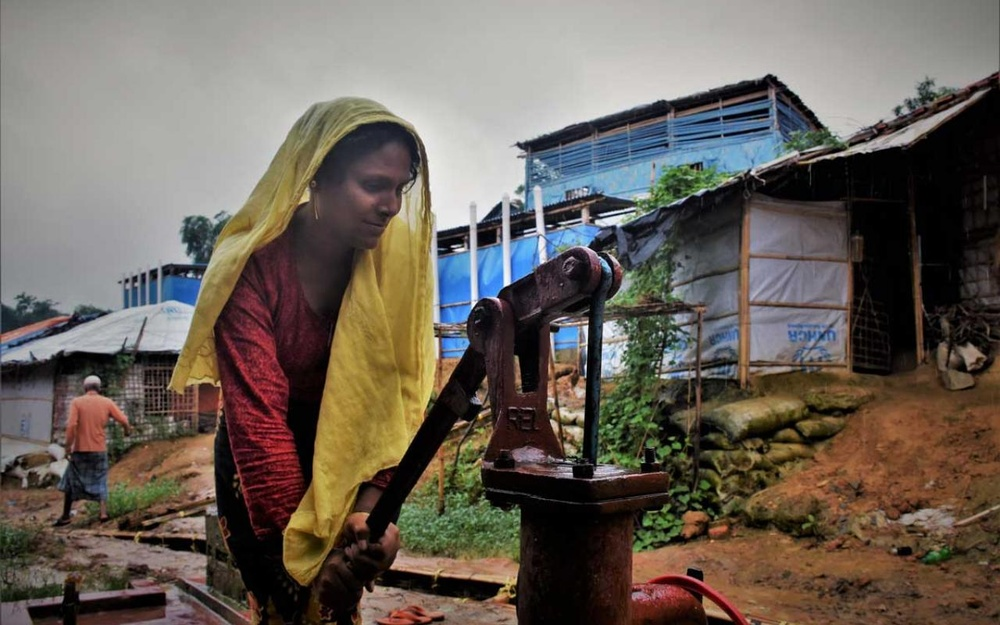
#> input picture bounding-box-rmg/image.jpg, 1000 x 625 px, shrunk from 1280 x 800 before the run
$ python face-detect.py
#> lines starting #> are read from the running program, lines starting #| are printed output that depends on the picture; after the words box and inside, x2 and y2 are one past the last pixel; in counts of white or black regions, pixels touching at a corner belong together
# import required library
import cv2

# read the input image
img = cv2.imread('image.jpg')
#> img is the input picture: shape (625, 1000, 3); mean B, G, R 88.3, 97.3, 106.2
print(img.shape)
#| (625, 1000, 3)

# convert to grayscale of each frames
gray = cv2.cvtColor(img, cv2.COLOR_BGR2GRAY)
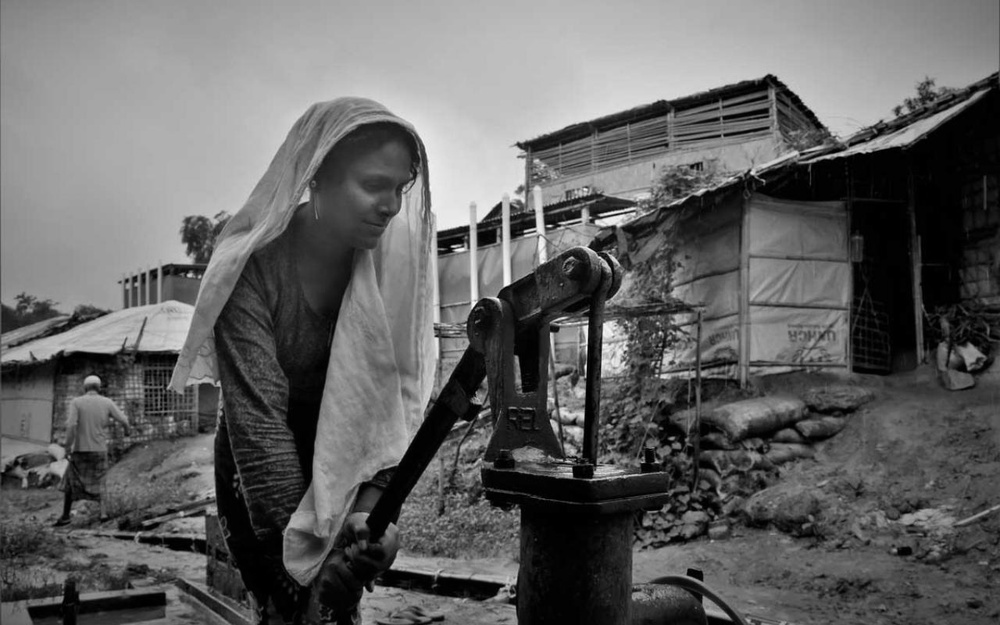
#> gray: shape (625, 1000); min 0, max 253, mean 98.9

# read haacascade to detect faces in input image
face_cascade = cv2.CascadeClassifier('haarcascade_frontalface_alt.xml')

# detects faces in the input image
faces = face_cascade.detectMultiScale(gray, 1.1, 2)
#> faces = [[428, 318, 47, 47], [535, 310, 54, 54]]
print('Number of detected faces:', len(faces))\
#| Number of detected faces: 2

# loop over all the detected faces
for (x,y,w,h) in faces:

   # To draw a rectangle around the detected face
   cv2.rectangle(img,(x,y),(x+w,y+h),(0,255,255),2)
#> this loop made 2 passes
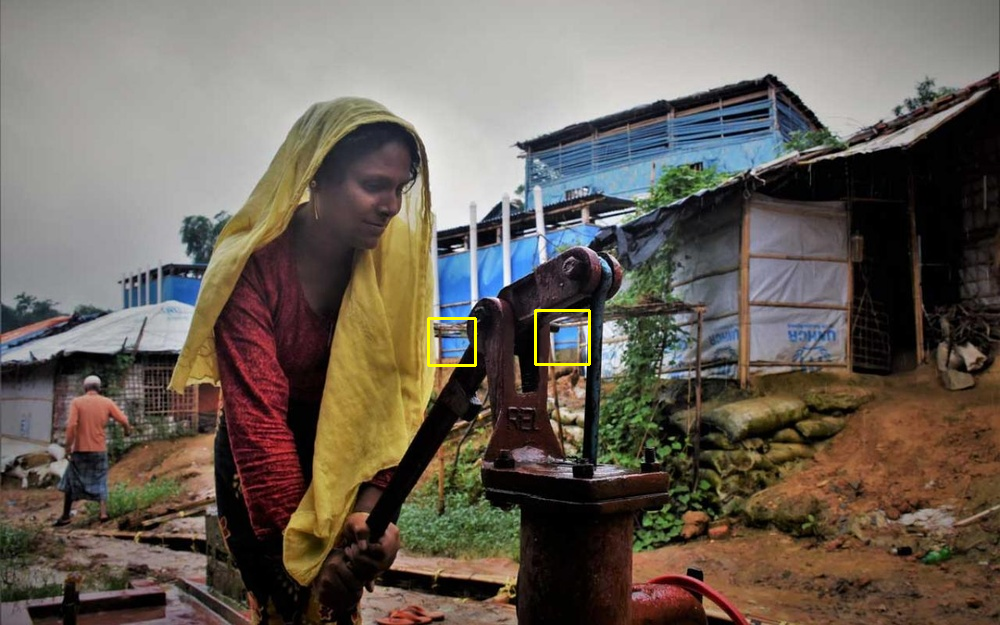
#> img: shape (625, 1000, 3); 0.19% of pixels changed, all inside (x1, y1, x2, y2) = (427, 309, 591, 367)

# Display an image in a window
cv2.imshow('Face Detection',img)
cv2.waitKey(0)
cv2.destroyAllWindows()

$ run again, with bounding-box-rmg/chinese-line.jpg copied over bounding-box-rmg/image.jpg
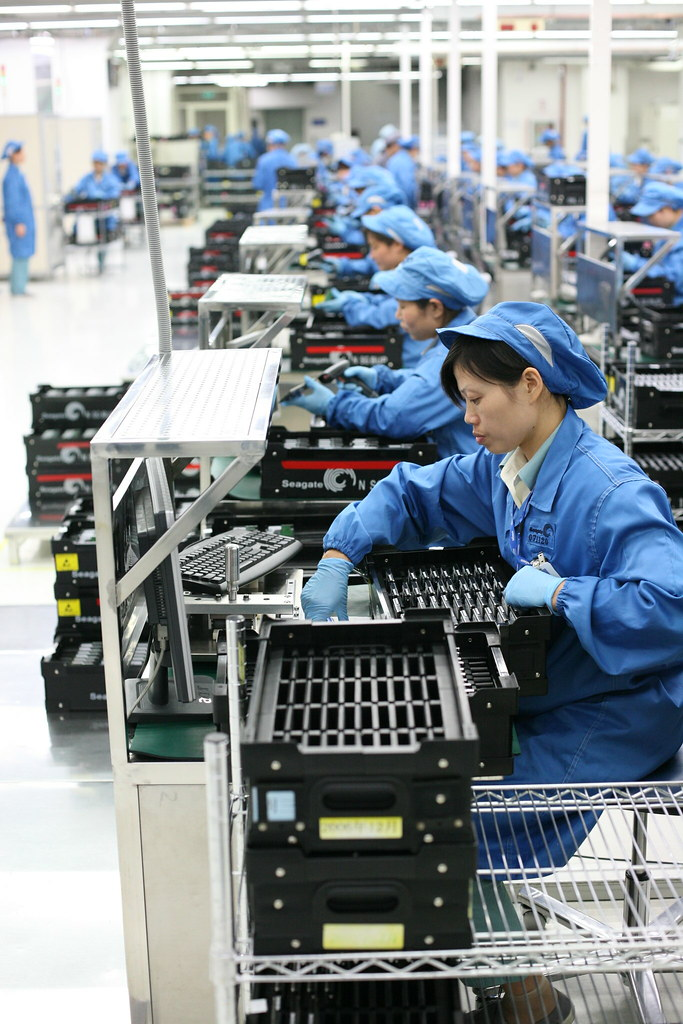
#> input picture bounding-box-rmg/chinese-line.jpg, 683 x 1024 px
#> img is the input picture: shape (1024, 683, 3); mean B, G, R 148.7, 143.3, 134.8
#| (1024, 683, 3)
#> `gray = cv2.cvtColor(img, cv2.COLOR_BGR2GRAY)`:
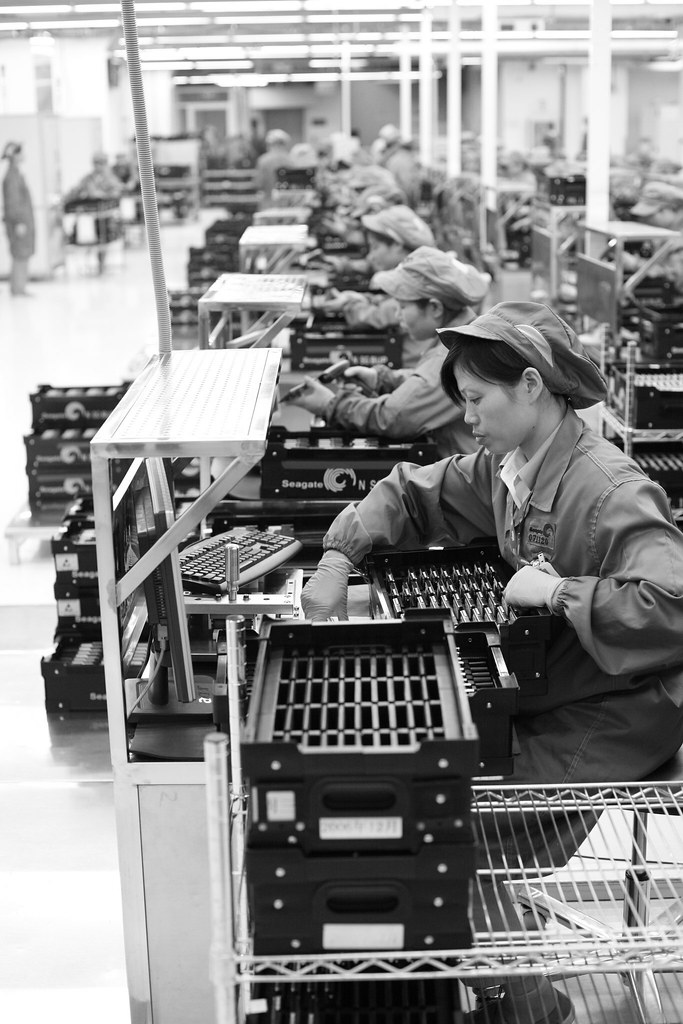
#> gray: shape (1024, 683); min 0, max 255, mean 141.4
#> faces = ()
#| Number of detected faces: 0
